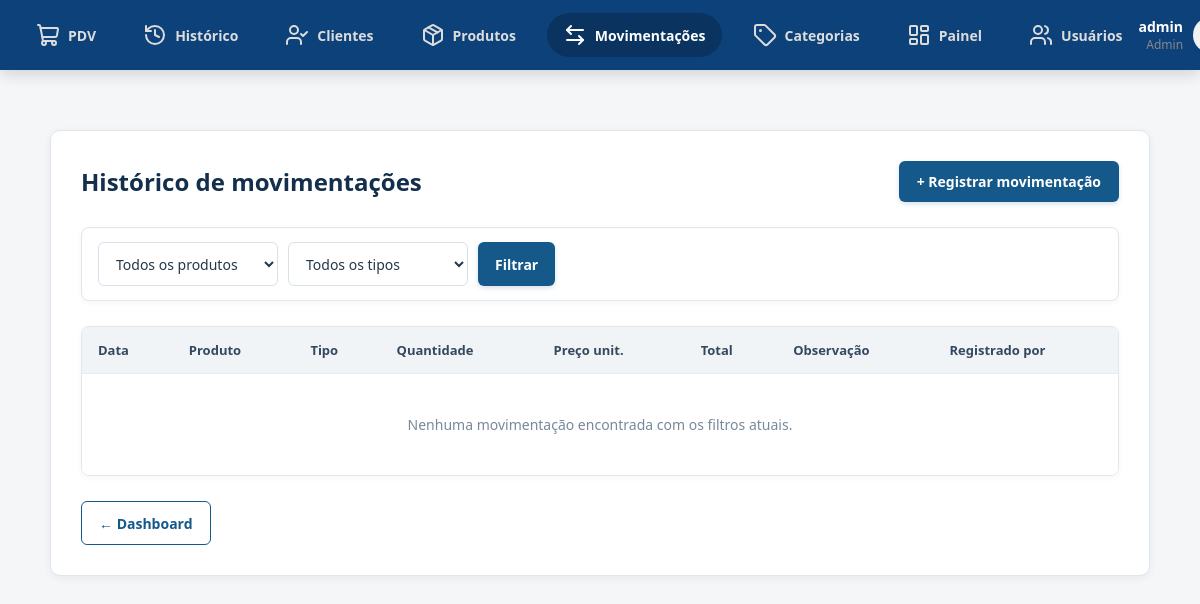
The page /movimentacoes/ (signed in) on the database as committed earlier.
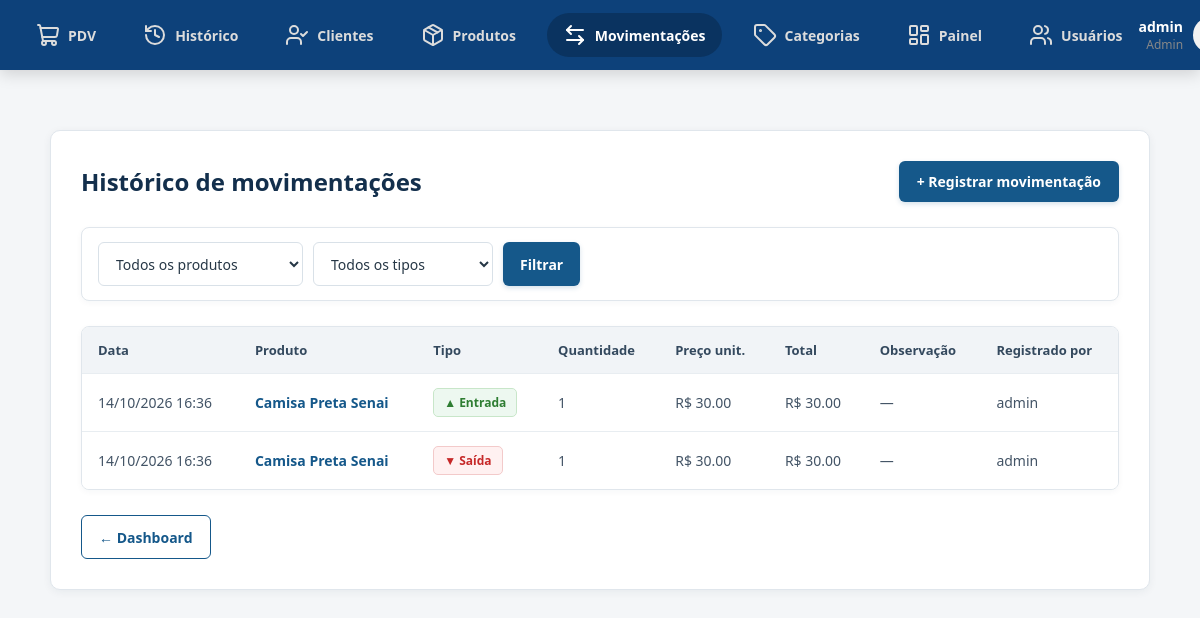
The same page on the database as committed later.
### app/models/movimentacao.py (models this page shows, shortened)
class Movimentacao(Base):
    __tablename__ = "movimentacoes"
    id         = Column(Integer, primary_key=True, index=True)
    tipo       = Column(
        Enum(TipoMovimentacao),
        nullable=False
    )
    quantidade = Column(Integer, nullable=False)
    preco_unitario = Column(Float, nullable=False, default=0.0)
    observacao = Column(String(255), nullable=True)
    criado_em  = Column(DateTime, server_default=func.now())
    produto_id = Column(
        Integer,
        ForeignKey("produtos.id", ondelete="CASCADE"),
        nullable=False
    )
    usuario_id = Column(
        Integer,
        ForeignKey("usuarios.id", ondelete="SET NULL"),
        nullable=True
    )
    produto = relationship("Produto", backref="movimentacoes")
    usuario = relationship("Usuario", backref="movimentacoes")

### app/models/produto.py (models this page shows, shortened)
class Produto(Base):
    __tablename__ = "produtos"
    id = Column(Integer, primary_key=True, autoincrement=True, index=True)
    nome = Column(String(150), nullable=False, index=True)
    preco = Column(Float, nullable=False, default=0.0)
    estoque_atual = Column(Integer, nullable=False, default=0)
    ativo = Column(Boolean, default=True)
    imagem_path = Column(String(255), nullable=True)
    categoria_id = Column(Integer, ForeignKey("categorias.id", ondelete="SET NULL"), nullable=True )
    categoria = relationship("Categoria", back_populates="produtos")

### app/models/usuarios.py (models this page shows)
class Usuario(Base):
    __tablename__ = "usuarios"
    id = Column(Integer, primary_key=True, autoincrement=True)
    nome = Column(String(100), nullable=False)
    email = Column(String(150), unique=True, nullable=False)
    senha_hash = Column(String(255), nullable=False)
    role = Column(String(20), nullable=False, default="operador")
    ativo = Column(Boolean, default=True)
    criando_em = Column(DateTime, server_default=func.now())

### app/controllers/movimentacoes_controller.py (the view)
@router.get("/", response_class=HTMLResponse)
def listar_movimentacoes(
    request: Request,
    produto_id: int = 0,     # filtra por produto específico
    tipo: str = "",          # "entrada" ou "saida"
    db: Session = Depends(get_db),
    admin = Depends(get_admin)
):
    query = db.query(Movimentacao).order_by(Movimentacao.criado_em.desc())
    if produto_id:
        query = query.filter(Movimentacao.produto_id == produto_id)
    if tipo in ("entrada", "saida", "cancelamento", "ajuste"):
        query = query.filter(Movimentacao.tipo == tipo)
    movimentacoes = query.limit(200).all()  # limita para não sobrecarregar
    produtos      = db.query(Produto).filter(Produto.ativo == True).all()
    return templates.TemplateResponse(
        request,
        "movimentacoes/index.html",
        {
            "request":        request,
            "usuario":        admin,
            "movimentacoes":  movimentacoes,
            "produtos":       produtos,
            "produto_id":     produto_id,
            "tipo":           tipo,
        }
    )

### app/templates/movimentacoes/index.html (shortened to what this page needs)
{% extends "base.html" %}
{% block extra_css %}
    <link rel="stylesheet" href="/static/index_move.css">
{% endblock %}
{% block content %}
    <div class="container">
        <div class="header-section">
            <h1 class="title">Histórico de movimentações</h1>
            <a href="/movimentacoes/nova" class="btn-primary">+ Registrar movimentação</a>
        </div>
        <form class="filter-bar" method="get" action="/movimentacoes">
            <select name="produto_id">
                <option value="0">Todos os produtos</option>
            </select>
            <select name="tipo">
                <option value="">Todos os tipos</option>
            </select>
            <button type="submit" class="btn-primary btn-filter">Filtrar</button>
        </form>
        <div class="table-wrapper">
            <table>
                <thead>
                    <tr>
                        <th>Data</th>
                        <th>Produto</th>
                        <th>Tipo</th>
                        <th>Quantidade</th>
                        <th>Preço unit.</th>
                        <th>Total</th>
                        <th>Observação</th>
                        <th>Registrado por</th>
                    </tr>
                </thead>
                <tbody>
                    {% for m in movimentacoes %}
                    <tr>
                        <td>{{ m.criado_em.strftime('%d/%m/%Y %H:%M') }}</td>
                        <td>
                            <a href="/produtos/{{ m.produto_id }}">
                                {{ m.produto.nome }}
                            </a>
                        </td>
                        <td>
                            {% if m.tipo.value == 'entrada' %}
                                <span class="badge badge-entrada">▲ Entrada</span>
                            {% else %}
                                <span class="badge badge-saida">▼ Saída</span>
                            {% endif %}
                        </td>
                        <td>{{ m.quantidade }}</td>
                        <td>R$ {{ "%.2f"|format(m.preco_unitario) }}</td>
                        <td>R$ {{ "%.2f"|format(m.valor_total) }}</td>
                        <td>{{ m.observacao or "—" }}</td>
                        <td>{{ m.usuario.nome if m.usuario else "—" }}</td>
                    </tr>
                    {% endfor %}
                    {% if not movimentacoes %}
                    <tr>
                        <td colspan="8" class="empty-state">
                            Nenhuma movimentação encontrada com os filtros atuais.
                        </td>
                    </tr>
                    {% endif %}
                </tbody>
            </table>
        </div>
        <div class="footer-section">
            <a href="/" class="btn-outline">← Dashboard</a>
        </div>
    </div>
{% endblock %}

Rows that differ between the two databases and show on the page:
added Movimentacao: criado_em "14/10/2026 16:36", produto.nome "Camisa Preta Senai", tipo "▲ Entrada", quantidade "1", preco_unitario "30.00", valor_total "30.00", observacao "—", usuario "admin"
added Movimentacao: criado_em "14/10/2026 16:36", produto.nome "Camisa Preta Senai", tipo "▼ Saída", quantidade "1", preco_unitario "30.00", valor_total "30.00", observacao "—", usuario "admin"
Other text that changed with them:
text no longer shown: "Nenhuma movimentação encontrada com os filtros atuais."
